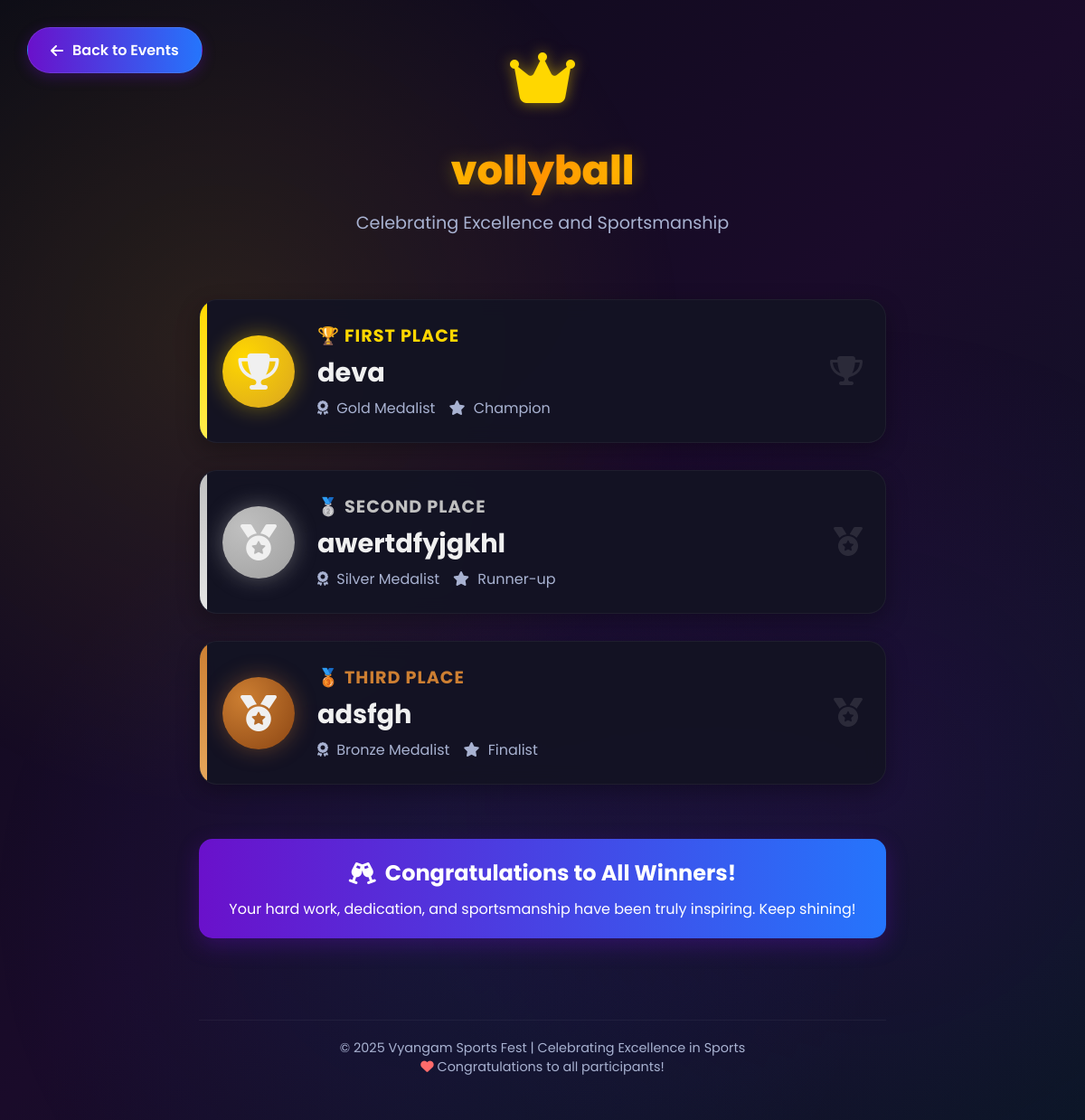
Screenshot of /event-winners/21/ with the database file from the repository.
### event/models.py (models this page shows, shortened)
class Event(models.Model):
    title = models.CharField(max_length=200)
    description = models.TextField()
    date = models.DateField()
    time = models.TimeField()
    venue = models.CharField(max_length=200)
    image = models.ImageField(upload_to='event_images/', blank=True, null=True)
    created_at = models.DateTimeField(auto_now_add=True)

class Winner(models.Model):
    event = models.OneToOneField(Event, on_delete=models.CASCADE,related_name='winner' )
    first_winner = models.CharField(max_length=100, blank=True, null=True)
    second_winner = models.CharField(max_length=100, blank=True, null=True)
    third_winner = models.CharField(max_length=100, blank=True, null=True)

### event/views.py (the view)
# urls.py: path('event-winners/<int:event_id>/', views.event_winners, name='event_winners'),
def event_winners(request, event_id):
    event = get_object_or_404(Event, id=event_id)
    try:
        winner = Winner.objects.get(event=event)
    except Winner.DoesNotExist:
        winner = None
    return render(request, 'event_winners.html', {
        'event': event,
        'winner': winner
    })

### event/templates/event_winners.html (shortened to what this page needs)
<!DOCTYPE html>
<html lang="en">
<head>
<link rel="stylesheet" href="https://cdnjs.cloudflare.com/ajax/libs/font-awesome/6.4.0/css/all.min.css">
<link rel="stylesheet" href="https://cdnjs.cloudflare.com/ajax/libs/animate.css/4.1.1/animate.min.css">
</head>
<body>
<a href="javascript:history.back()" class="back-btn animate__animated animate__fadeInLeft">
  <i class="fas fa-arrow-left"></i> Back to Events
</a>
<div class="container">
  <div class="header animate__animated animate__fadeInDown">
    <div class="crown-icon">
      <i class="fas fa-crown"></i>
    </div>
    <h1 class="event-title">{{ event.title }}</h1>
    <p class="subtitle">Celebrating Excellence and Sportsmanship</p>
  </div>
  {% if winner %}
  <div class="winners-container">
    <div class="winner-card first-place animate__animated animate__fadeInUp">
      <div class="medal">
        <i class="fas fa-trophy"></i>
      </div>
      <div class="winner-info">
        <div class="position">🏆 First Place</div>
        <div class="winner-name">{{ winner.first_winner }}</div>
        <div class="winner-details">
          <span><i class="fas fa-award"></i> Gold Medalist</span>
          <span><i class="fas fa-star"></i> Champion</span>
        </div>
      </div>
      <div class="trophy-icon">
        <i class="fas fa-trophy"></i>
      </div>
    </div>
    <div class="winner-card second-place animate__animated animate__fadeInUp animate__delay-1s">
      <div class="medal">
        <i class="fas fa-medal"></i>
      </div>
      <div class="winner-info">
        <div class="position">🥈 Second Place</div>
        <div class="winner-name">{{ winner.second_winner }}</div>
        <div class="winner-details">
          <span><i class="fas fa-award"></i> Silver Medalist</span>
          <span><i class="fas fa-star"></i> Runner-up</span>
        </div>
      </div>
      <div class="trophy-icon">
        <i class="fas fa-medal"></i>
      </div>
    </div>
    <div class="winner-card third-place animate__animated animate__fadeInUp animate__delay-2s">
      <div class="medal">
        <i class="fas fa-medal"></i>
      </div>
      <div class="winner-info">
        <div class="position">🥉 Third Place</div>
        <div class="winner-name">{{ winner.third_winner }}</div>
        <div class="winner-details">
          <span><i class="fas fa-award"></i> Bronze Medalist</span>
          <span><i class="fas fa-star"></i> Finalist</span>
        </div>
      </div>
      <div class="trophy-icon">
        <i class="fas fa-medal"></i>
      </div>
    </div>
    <div class="celebration-message animate__animated animate__fadeIn animate__delay-3s">
      <h3><i class="fas fa-glass-cheers"></i> Congratulations to All Winners!</h3>
      <p>Your hard work, dedication, and sportsmanship have been truly inspiring. Keep shining!</p>
    </div>
  </div>
  {% endif %}
  <div class="footer">
    <p>© 2025 Vyangam Sports Fest | Celebrating Excellence in Sports</p>
    <p><i class="fas fa-heart" style="color: #ff6b6b;"></i> Congratulations to all participants!</p>
  </div>
</div>
</body>
</html>

### rows the page displays
Event: title "vollyball"
Winner: first_winner "deva", second_winner "awertdfyjgkhl", third_winner "adsfgh"
